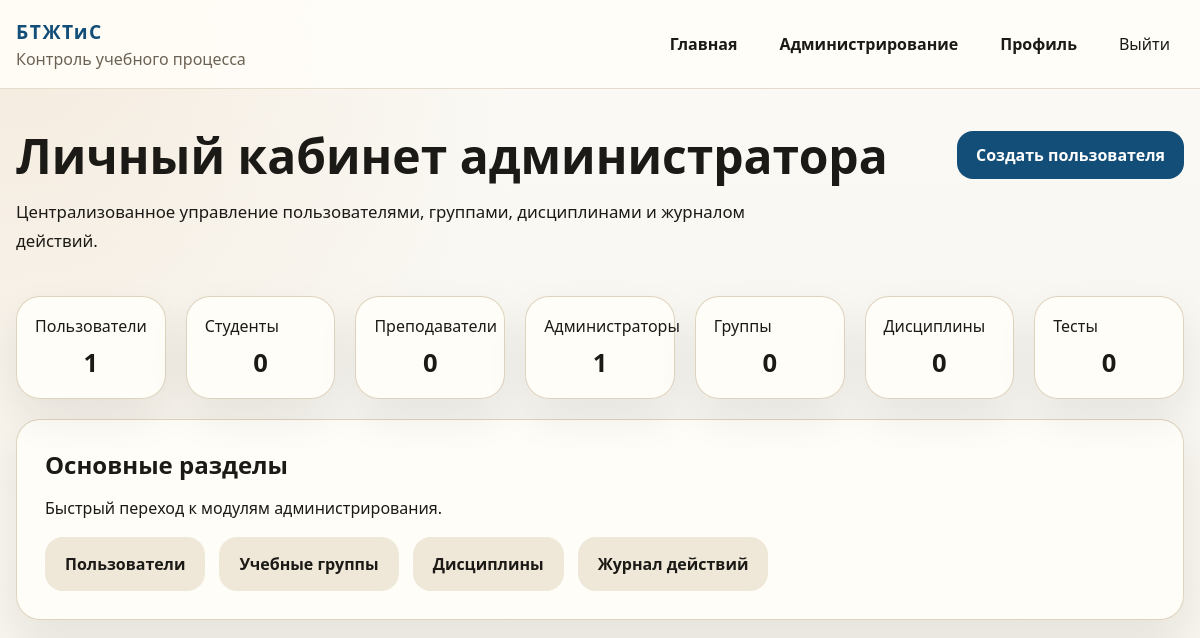
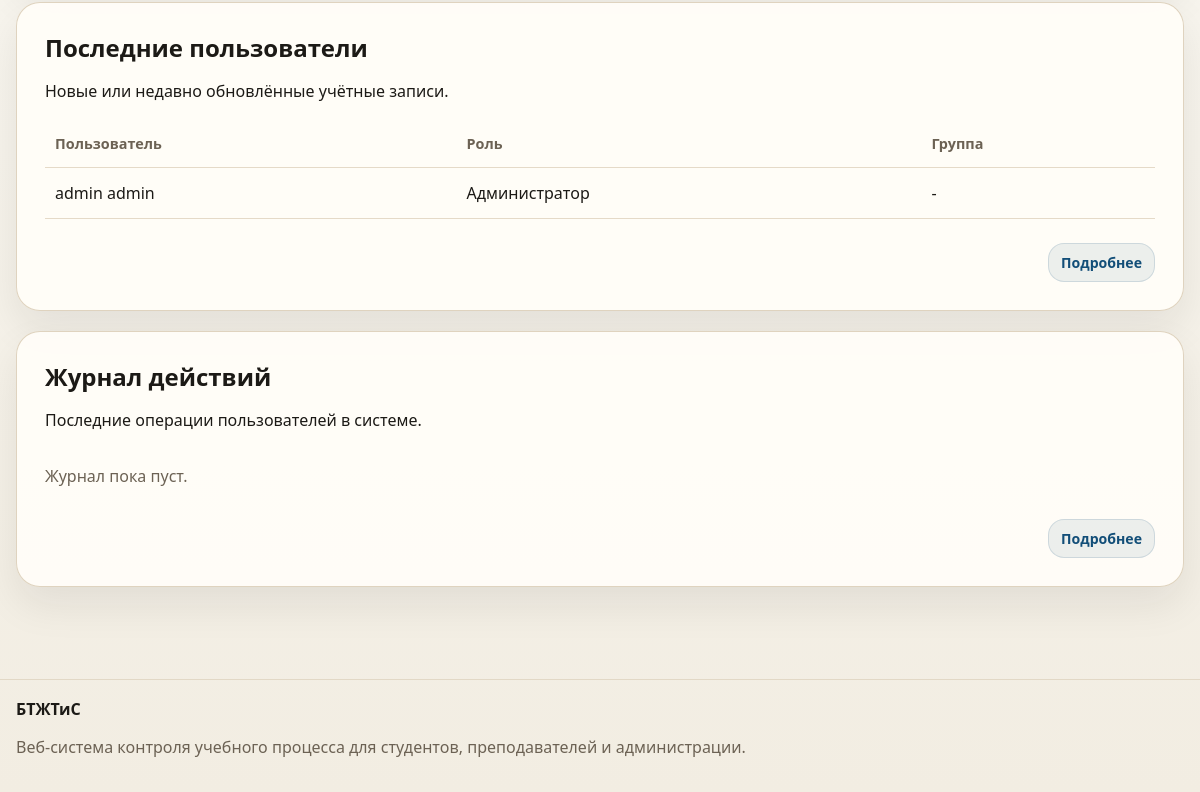
Before: /admin-panel/ (signed in) with the older database file (2 pictures, top to bottom).
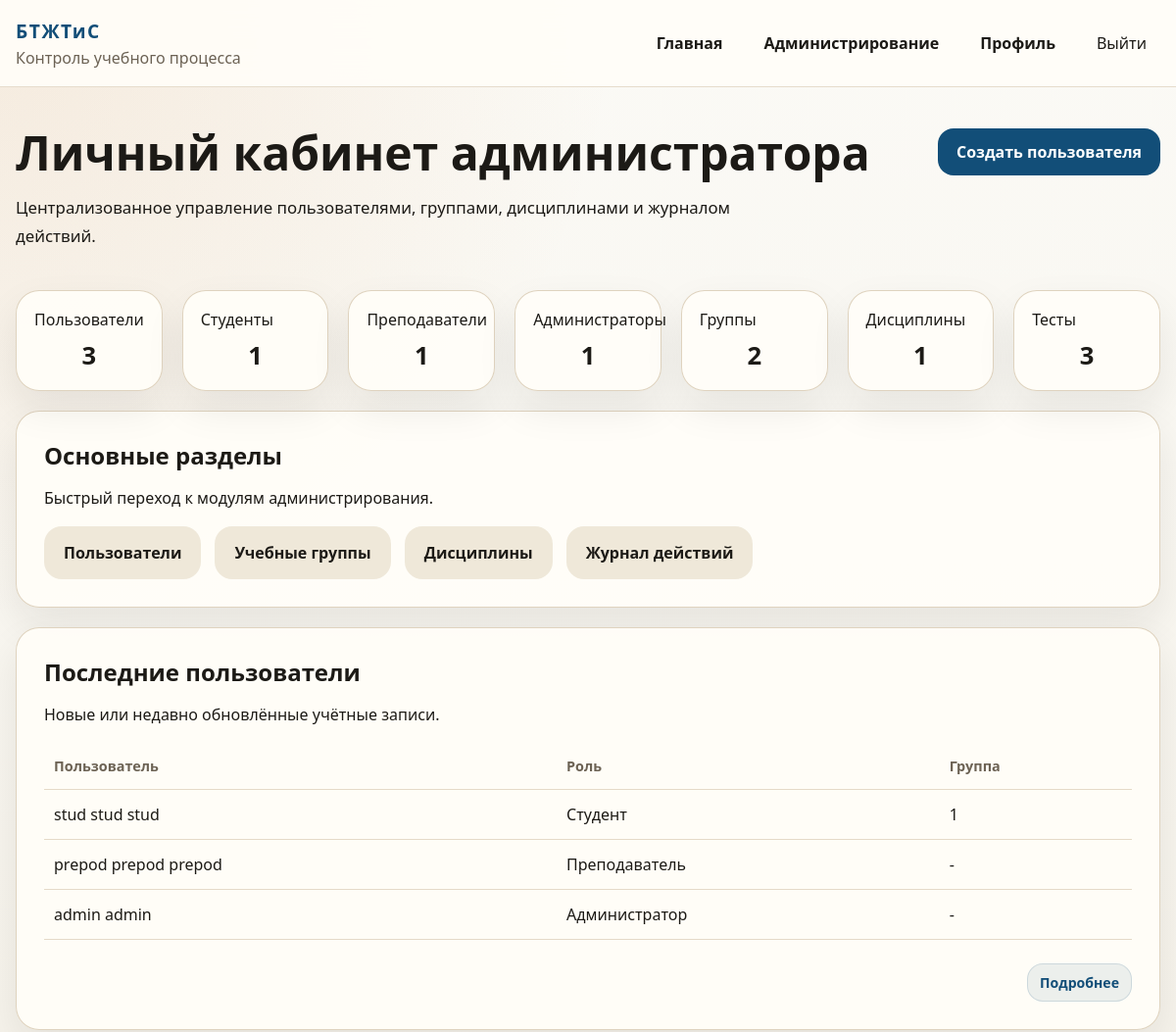
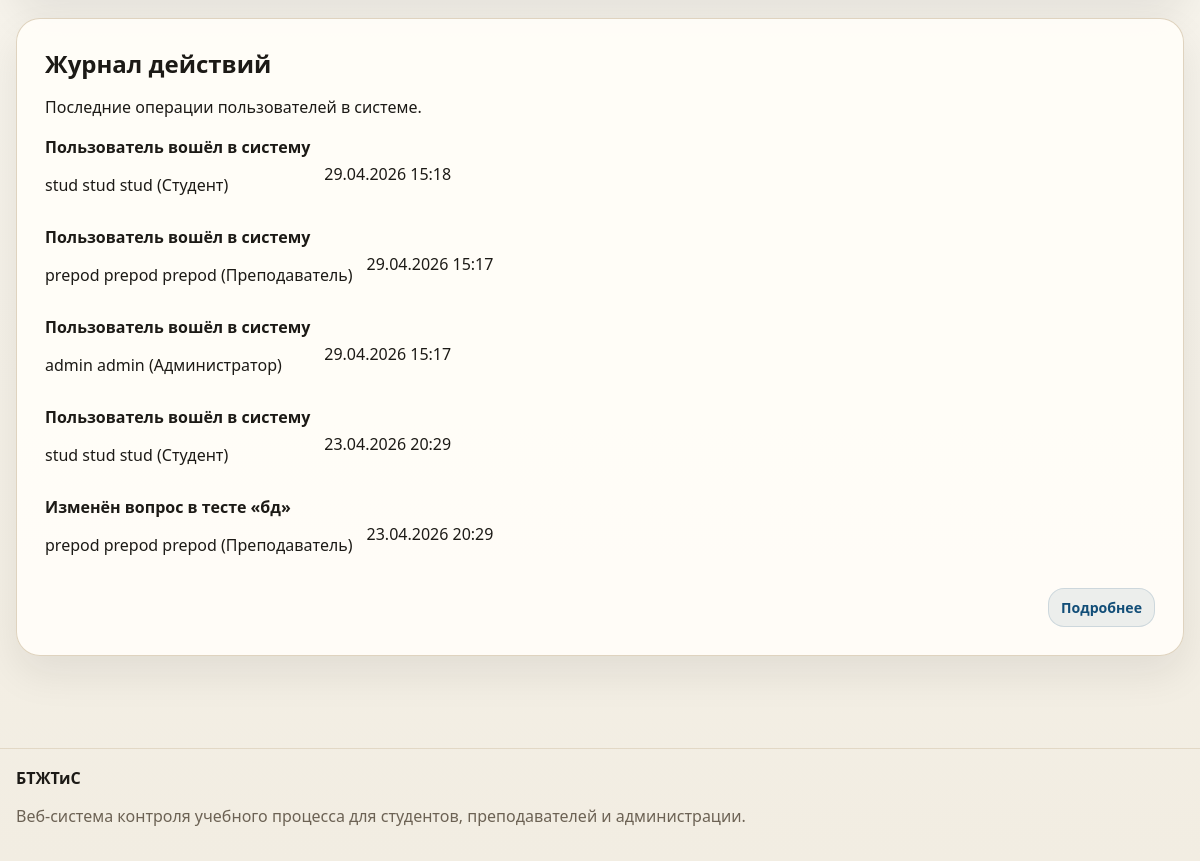
After: the same page with the newer database file (2 pictures, top to bottom).
### education/models.py (models this page shows, shortened)
class User(AbstractUser):
    class Role(models.TextChoices):
        STUDENT = ROLE_STUDENT, "Студент"
        TEACHER = ROLE_TEACHER, "Преподаватель"
        ADMINISTRATOR = ROLE_ADMINISTRATOR, "Администратор"
    email = models.EmailField("Электронная почта", unique=True)
    middle_name = models.CharField("Отчество", max_length=150, blank=True)
    phone = models.CharField("Телефон", max_length=32, blank=True)
    bio = models.TextField("О себе", blank=True)
    role = models.CharField(
        "Роль",
        max_length=20,
        choices=Role.choices,
        default=Role.STUDENT,
    )
    academic_group = models.ForeignKey(
        "AcademicGroup",
        on_delete=models.SET_NULL,
        related_name="students",
        blank=True,
        null=True,
        verbose_name="Учебная группа",
    )
    REQUIRED_FIELDS = ["email", "first_name", "last_name"]
    objects = UserManager()
    class Meta:
        ordering = ["last_name", "first_name", "username"]
        verbose_name = "Пользователь"
        verbose_name_plural = "Пользователи"
    @property
    def full_name(self):
        return " ".join(
            part for part in [self.last_name, self.first_name, self.middle_name] if part
        ) or self.username
    @property
    def is_administrator(self):
        return self.role == self.Role.ADMINISTRATOR or self.is_superuser
    def __str__(self):
        return f"{self.full_name} ({self.get_role_display()})"

class AcademicGroup(models.Model):
    name = models.CharField("Название группы", max_length=50, unique=True)
    description = models.TextField("Описание", blank=True)
    curator = models.ForeignKey(
        settings.AUTH_USER_MODEL,
        on_delete=models.SET_NULL,
        blank=True,
        null=True,
        related_name="curated_groups",
        limit_choices_to={"role": ROLE_TEACHER},
        verbose_name="Куратор",
    )
    class Meta:
        ordering = ["name"]
        verbose_name = "Учебная группа"
        verbose_name_plural = "Учебные группы"
    def __str__(self):
        return self.name

class ActivityLog(models.Model):
    class ActionType(models.TextChoices):
        AUTH = "auth", "Авторизация"
        PROFILE = "profile", "Профиль"
        TEST = "test", "Тест"
        ANALYTICS = "analytics", "Аналитика"
        ADMIN = "admin", "Администрирование"
    user = models.ForeignKey(
        settings.AUTH_USER_MODEL,
        on_delete=models.SET_NULL,
        blank=True,
        null=True,
        related_name="activity_logs",
        verbose_name="Пользователь",
    )
    action_type = models.CharField("Тип действия", max_length=20, choices=ActionType.choices)
    description = models.CharField("Описание", max_length=255)
    details = models.JSONField("Детали", blank=True, null=True)
    ip_address = models.GenericIPAddressField("IP-адрес", blank=True, null=True)
    created_at = models.DateTimeField("Дата и время", auto_now_add=True)
    class Meta:
        ordering = ["-created_at"]
        verbose_name = "Журнал действия"
        verbose_name_plural = "Журнал действий"

### education/views.py (the view)
# urls.py: path("admin-panel/", views.admin_dashboard, name="admin_dashboard"),
@role_required(User.Role.ADMINISTRATOR)
def admin_dashboard(request):
    context = {
        "stats": {
            "users": User.objects.count(),
            "students": User.objects.filter(role=User.Role.STUDENT).count(),
            "teachers": User.objects.filter(role=User.Role.TEACHER).count(),
            "admins": User.objects.filter(role=User.Role.ADMINISTRATOR).count(),
            "groups": AcademicGroup.objects.count(),
            "disciplines": Discipline.objects.count(),
            "tests": Test.objects.count(),
        },
        "recent_users": User.objects.order_by("-id")[:5],
        "recent_logs": ActivityLog.objects.select_related("user").all()[:5],
    }
    return render(request, "education/admin_dashboard.html", context)

### education/utils.py (called while the page is built)
def role_required(*roles):
    def decorator(view_func):
        @wraps(view_func)
        def _wrapped_view(request, *args, **kwargs):
            if not request.user.is_authenticated:
                return redirect("login")
            if request.user.is_superuser or request.user.role in roles:
                return view_func(request, *args, **kwargs)
            messages.error(request, "У вас нет доступа к данному разделу.")
            return redirect(dashboard_url_for(request.user))
        return _wrapped_view
    return decorator

### templates/education/admin_dashboard.html (shortened to what the changed rows need)
{% extends "base.html" %}
{% block content %}
<section class="section">
    <div class="container">
        <div class="page-head page-head-inline">
            <div>
                <h1>Личный кабинет администратора</h1>
            </div>
        </div>
        <div class="stats-strip stats-strip-wide stats-strip-centered">
            <article class="mini-stat"><span>Пользователи</span><strong>{{ stats.users }}</strong></article>
            <article class="mini-stat"><span>Студенты</span><strong>{{ stats.students }}</strong></article>
            <article class="mini-stat"><span>Преподаватели</span><strong>{{ stats.teachers }}</strong></article>
            <article class="mini-stat"><span>Группы</span><strong>{{ stats.groups }}</strong></article>
            <article class="mini-stat"><span>Дисциплины</span><strong>{{ stats.disciplines }}</strong></article>
            <article class="mini-stat"><span>Тесты</span><strong>{{ stats.tests }}</strong></article>
        </div>
        <section class="panel panel-top-space">
            <div class="section-head">
                <h2>Основные разделы</h2>
            </div>
        </section>
        <section class="panel panel-top-space">
            <div class="section-head">
                <h2>Последние пользователи</h2>
            </div>
            <div class="table-wrap">
                <table class="data-table">
                    <thead>
                        <tr>
                            <th>Пользователь</th>
                            <th>Роль</th>
                            <th>Группа</th>
                        </tr>
                    </thead>
                    <tbody>
                        {% for item in recent_users %}
                            <tr>
                                <td>{{ item.full_name }}</td>
                                <td>{{ item.get_role_display }}</td>
                                <td>{{ item.academic_group|default:"-" }}</td>
                            </tr>
                        {% endfor %}
                    </tbody>
                </table>
            </div>
        </section>
        <section class="panel panel-top-space">
            <div class="section-head">
                <h2>Журнал действий</h2>
            </div>
            <div class="log-list">
                {% for log in recent_logs %}
                    <article class="log-item">
                        <div>
                            <strong>{{ log.description }}</strong>
                            <p>{{ log.user|default:"Системное действие" }}</p>
                        </div>
                        <span>{{ log.created_at|date:"d.m.Y H:i" }}</span>
                    </article>
                {% empty %}
                    <p class="muted">Журнал пока пуст.</p>
                {% endfor %}
            </div>
        </section>
    </div>
</section>
{% endblock %}

Changed rows visible on the page:
added User: full_name "stud stud stud", role "Студент", academic_group "1"
added User: full_name "prepod prepod prepod", role "Преподаватель", academic_group "-"
added ActivityLog: description "Пользователь вошёл в систему", user "stud stud stud (Студент)", created_at "29.04.2026 15:18"
added ActivityLog: description "Пользователь вошёл в систему", user "prepod prepod prepod (Преподаватель)", created_at "29.04.2026 15:17"
added ActivityLog: description "Пользователь вошёл в систему", user "admin admin (Администратор)", created_at "29.04.2026 15:17"
added ActivityLog: description "Пользователь вошёл в систему", user "stud stud stud (Студент)", created_at "23.04.2026 20:29"
added ActivityLog: description "Изменён вопрос в тесте «бд»", user "prepod prepod prepod (Преподаватель)", created_at "23.04.2026 20:29"
Other visible differences:
{{ stats.users }}: "1" → "3"
{{ stats.students }}: "0" → "1"
{{ stats.teachers }}: "0" → "1"
{{ stats.groups }}: "0" → "2"
{{ stats.disciplines }}: "0" → "1"
{{ stats.tests }}: "0" → "3"
text no longer shown: "Журнал пока пуст."
